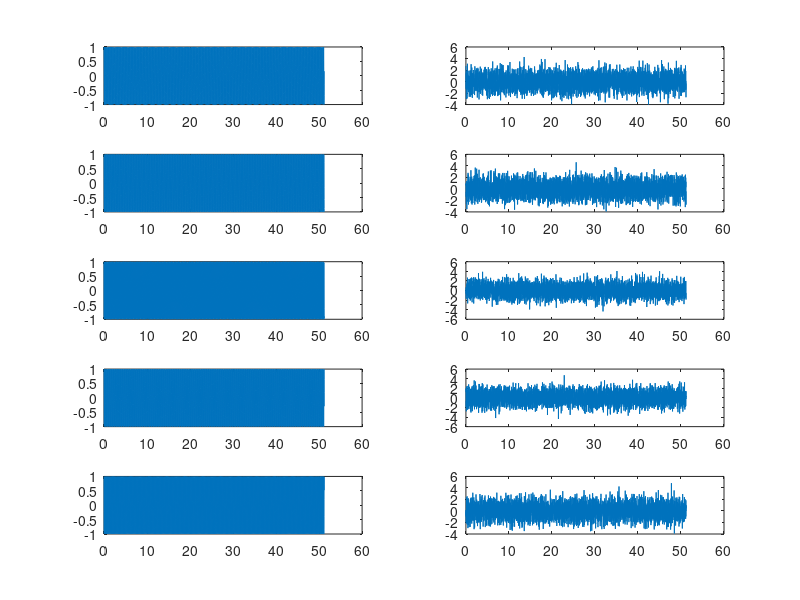

This figure's MATLAB source:
%%

Fe = 80;
N = 4096;
T = N/Fe;

t = 0:T/N:T-T/N;



for i = 1:5
    fList = (rand([3, 1])+1)*5;
    AList = [1 1 1];
    s = AList(1)*cos(2*pi*fList(1)*t);% + AList(2)*cos(2*pi*fList(2)*t) + AList(3)*cos(2*pi*fList(3)*t); 
    sB = s + wgn(1, 4096, 0);
    subplot(5, 2, 2*i-1)
    plot(t, s)
    subplot(5, 2, 2*i)
    plot(t, sB)
end

%%

for i = 1:1000
    fList = (rand([3, 1])+1)*5;
    AList = [1 1 1];
    s = AList(1)*cos(2*pi*fList(1)*t);% + AList(2)*cos(2*pi*fList(2)*t) + AList(3)*cos(2*pi*fList(3)*t); 
    sB = s + wgn(1, 4096, 0);
    sigList(i, :) = s;
    sigListNoise(i, :) = sB;
end

csvwrite('label1f.csv', sigList);
csvwrite('train1f.csv', sigListNoise);